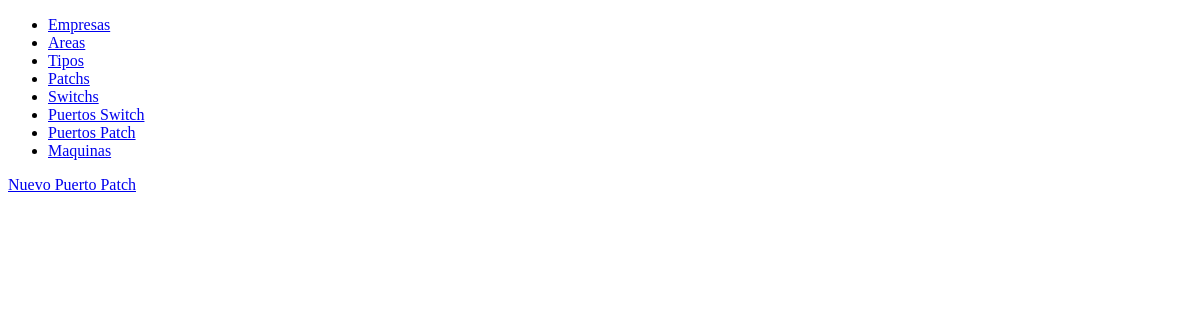
/puerto_patch/, run on an earlier commit of the app's database.
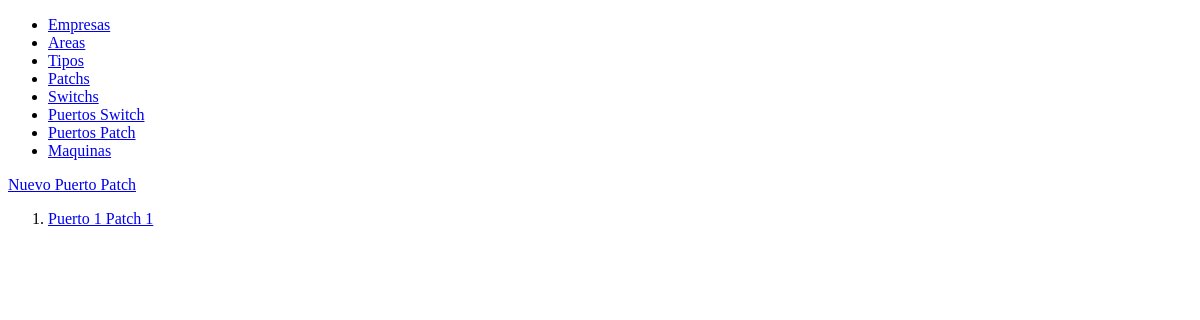
And on a later commit of the database.
### site_project/models.py (models this page shows, shortened)
class PuertoPatch(models.Model):
    numero = models.IntegerField(_("Número"))
    nombre = models.CharField(_("Nombre"), max_length=20)
    patch = models.ForeignKey(Patch, verbose_name=_(
        "Patch"), on_delete=models.CASCADE)
    puerto_switch = models.ForeignKey(PuertoSwitch, verbose_name=_(
        "Puerto Switch"), on_delete=models.CASCADE)
    class Meta:
        verbose_name = _("PuertoPatch")
        verbose_name_plural = _("PuertosPatch")
    def __str__(self):
        return self.nombre + " " + self.patch.nombre

class Patch(models.Model):
    nombre = models.CharField(_("Nombre"), max_length=20)
    class Meta:
        verbose_name = _("Patch")
        verbose_name_plural = _("Patchs")

### site_project/views.py (the view)
# urls.py: path('puerto_patch/', views.index_puerto_patch, name='IndexPuertoPatch'),
def index_puerto_patch(request):
    puertosPatch = PuertoPatch.objects.all()
    return render(request, 'puertoPatch/index.html', {
        'puertosPatch': puertosPatch
    })

### site_project/templates/puertoPatch/index.html (shortened to what this page needs)
{% extends 'base.html' %}
{% block content %}
  <a href="{% url 'AltaPuertoPatch' %}">Nuevo Puerto Patch</a>
  <ol>
    {% for puertoPatch in puertosPatch %}
      <li>
        <a href="{% url 'EditarPuertoPatch' puertoPatch.id %}">{{ puertoPatch }}</a>
      </li>
    {% endfor %}
  </ol>
{% endblock %}

What changed in the data, as far as the page shows it:
added PuertoPatch: nombre+patch "Puerto 1 Patch 1"
